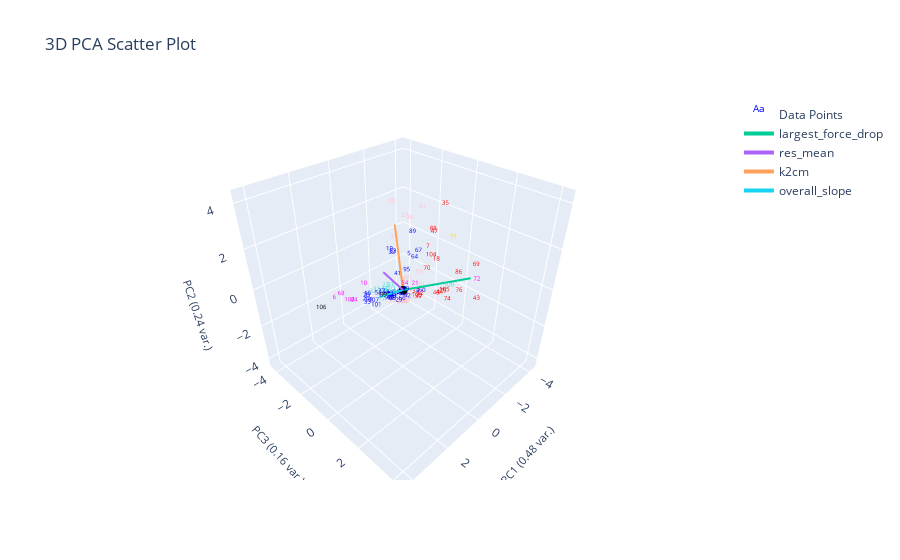

Notebook source saved alongside this figure:
### Markdown cell above
# Radius Neighbors Classifier
- Within radius r, assing query point to highest frequency label
- Good for when data isn't uniformly distributed (clusters have different densities)

### Code cell
from sklearn.neighbors import RadiusNeighborsClassifier


X = plotting.extract_numerical_features(marions_labeled_data).values.tolist()
y = marions_labeled_data[f'{ylabel_name}_nums'].values.tolist()
rn = RadiusNeighborsClassifier(radius=1.5, outlier_label=-1)
rn.fit(X,y)
rn_predictions = pd.Series(rn.predict(clustering_features.values))

rn_actual = marions_labeled_data[f'{ylabel_name}_nums']
rn_changed_ylabel_idxs = find_changed_ylabel_data(rn_predictions, rn_actual)
rn_corrected_predictions = correct_pseudo_ylabels_to_actual(rn_predictions, rn_actual, rn_changed_ylabel_idxs)

plotting.plot_cluster_subplots(rn_corrected_predictions, curve_data, 
                                  clustering_method="Nearest Centroid", 
                                  cluster_category_names=cluster_num_to_ylabel,
                                  bold_idxs=rn_actual.index
                                  )
plotting.plot_cluster_subplots(rn_predictions, curve_data,
                                  clustering_method="Nearest Centroid", 
                                  cluster_category_names=cluster_num_to_ylabel,
                                  pseudo_corrections=rn_corrected_predictions,
                                  bold_idxs=rn_actual.index
                                  )
plotting.plot_pca(clustering_features, rn_predictions, 3, 
                  graph_title=f'',
                  ylabel_name=ylabel_name,)

### Figure 1 — Plotly figure (JSON) as saved in the notebook; plotly's stock layout.template omitted (floating-point values rounded to 4 significant figures)
{"data": [{"mode": "text", "name": "Data Points", "text": ["0", "1", "2", "3", "4", "5", "6", "7", "8", "9", "10", "11", "12", "13", "14", "15", "16", "17", "18", "19", "20", "21", "22", "23", "24", "25", "26", "27", "28", "29", "30", "31", "32", "33", "34", "35", "36", "37", "38", "39", "40", "41", "42", "43", "44", "45", "46", "47", "48", "49", "50", "51", "52", "53", "54", "55", "56", "57", "58", "59", "60", "61", "62", "63", "64", "65", "66", "67", "68", "69", "70", "71", "72", "73", "74", "75", "76", "77", "78", "79", "80", "81", "82", "83", "84", "85", "86", "87", "88", "89", "90", "91", "92", "93", "94", "95", "96", "97", "98", "99", "100", "101", "102", "103", "104", "105", "106", "107", "108", "109"], "textfont": {"color": ["blue", "turquoise", "blue", "pink", "blue", "blue", "magenta", "red", "blue", "pink", "magenta", "turquoise", "red", "pink", "pink", "blue", "turquoise", "turquoise", "red", "blue", "pink", "magenta", "turquoise", "turquoise", "pink", "red", "blue", "pink", "blue", "blue", "pink", "blue", "blue", "blue", "magenta", "red", "pink", "red", "pink", "pink", "blue", "blue", "blue", "red", "red", "blue", "blue", "red", "red", "blue", "turquoise", "turquoise", "blue", "blue", "pink", "pink", "blue", "pink", "blue", "blue", "blue", "pink", "blue", "blue", "blue", "pink", "blue", "blue", "magenta", "red", "red", "gold", "magenta", "blue", "red", "blue", "red", "blue", "pink", "pink", "red", "blue", "turquoise", "blue", "magenta", "pink", "red", "pink", "red", "blue", "pink", "blue", "blue", "blue", "turquoise", "blue", "pink", "pink", "blue", "black", "turquoise", "blue", "magenta", "turquoise", "red", "red", "black", "blue", "pink", "red"], "size": 6}, "type": "scatter3d", "x": [0.2724, 0.9657, 2.151, -1.092, -0.09825, -1.205, 3.837, -1.617, 0.3857, -0.1995, 2.118, 1.394, -0.3531, -0.4584, -0.3812, 1.843, 0.9949, 1.031, -1.23, -0.9306, -0.379, 0.8201, 1.495, 1.217, -0.715, -0.7467, 0.1732, -1.755, 0.07828, -0.1098, -1.631, 1.893, -0.4801, 1.959, 0.868, -2.693, -1.701, -0.1578, -1.003, 0.3469, 0.3751, -0.5661, -0.04041, -2.177, -1.048, 0.2981, 0.9034, -1.713, -1.503, 0.4283, 1.071, 1.073, 1.139, -0.6822, 0.2884, -1.302, -0.1286, -0.8754, 0.4266, 0.6579, -0.3264, -1.907, 0.8637, 0.2993, -0.688, -0.7959, 0.4081, -1.368, 3.465, -2.794, -1.045, -2.601, -1.318, 0.5124, -1.658, 1.961, -1.628, 1.19, -0.8534, -0.5469, -1.181, 0.5178, 0.6062, 0.4918, 2.717, -0.4481, -1.962, -0.9043, -1.903, -0.9901, -1.024, 0.9464, 0.6201, 1.083, 0.5148, -0.9881, -0.591, -0.9997, 1.814, 1.944, -0.5809, 1.402, 3.011, 1.088, -1.389, -0.9806, 4.525, 1.5, -0.441, -1.096], "y": [-0.3622, -0.03323, -0.01699, -1.818, 0.7569, -0.836, 0.3794, -0.0899, -0.0337, -0.4767, -0.04092, -0.1383, 0.6919, -0.2037, -0.5417, -0.1599, -0.1002, -0.2455, 0.7596, -1.795, 0.2101, 1.449, -0.2494, 0.2244, -0.6097, 1.601, 0.1326, -1.661, 0.1683, -0.3762, -2.356, -0.1699, -1.171, -0.08115, 0.9678, -0.1283, -1.3, 0.5999, -0.6226, -0.3122, -0.4109, -0.9508, 0.2151, 2.33, 1.172, 0.1025, -0.1345, 0.1513, 0.6131, 0.5835, 0.09347, 0.3392, -0.3196, -1.316, -0.3602, -0.2612, -0.1855, -0.675, 0.0311, -0.3011, 0.8182, -0.7611, -0.09489, -0.3482, 0.005283, -0.472, -0.1953, -0.4099, 0.2912, 1.71, 0.4061, 0.4653, 2.824, -0.2819, 1.148, -0.1245, 1.772, -0.06439, -0.7131, -0.5019, -0.1881, -0.2866, -0.08085, -0.1145, 0.05054, -0.2662, 1.424, -0.74, -0.07593, -0.4265, 0.07568, -0.3693, -0.3162, 0.3396, 0.09, -0.7564, -0.4926, -0.6175, -0.129, 0.8885, 2.027, -0.2053, 0.1593, 0.3638, 0.3229, 1.49, 0.5372, -0.2111, -0.5086, -0.1858], "z": [-0.8926, 0.08121, 0.2618, 1.091, -0.09539, 0.5483, 1.45, 1.076, -0.4106, -1.457, 0.9904, 0.2912, -0.3857, -1.28, -1.507, 0.2925, 0.0499, -0.4852, 0.9726, 0.506, -0.8596, 1.091, 0.1769, 0.5868, -1.434, 0.004889, -0.4171, 1.957, -0.4679, -1.207, 2.442, 0.198, 0.791, -0.031, 0.8729, 2.74, 1.986, -0.2319, -1.202, -0.9681, -0.8084, -0.2683, -0.6162, -0.7719, -0.4495, -0.3438, -0.09578, 1.862, -1.021, 0.1769, 0.2433, 0.5816, -0.1213, 0.6943, -0.9482, -0.2013, -1.032, -1.694, -0.2924, -0.4162, -0.1705, 2.644, -0.2445, -0.8749, 0.9789, -0.3686, -0.6079, 0.8265, 1.383, 0.4179, 0.4274, 1.365, 0.9127, -0.6651, -1.154, 0.2894, -0.3415, 0.112, -1.329, -1.606, -1.464, -0.544, -0.2398, -0.4321, 0.5534, -1.387, 0.2739, -0.6486, 1.839, 1.919, -0.617, -0.3431, -0.6581, 0.1691, -0.1526, -0.1694, -1.624, -1.259, -0.0188, 0.834, 0.5973, -0.5549, 0.7853, 0.4339, 0.9165, -0.1198, 1.469, -0.2616, -1.538, -1.359]}, {"marker": {"color": "black", "size": 3}, "mode": "markers", "name": "Origin", "showlegend": false, "type": "scatter3d", "x": [0], "y": [0], "z": [0]}, {"line": {"width": 4}, "mode": "lines+text", "name": "largest_force_drop", "textposition": "top center", "type": "scatter3d", "x": [0, -1.496], "y": [0, 2.371], "z": [0, 1.019]}, {"line": {"width": 4}, "mode": "lines+text", "name": "res_mean", "textposition": "top center", "type": "scatter3d", "x": [0, 1.481], "y": [0, 0.4185], "z": [0, 1.783]}, {"line": {"width": 4}, "mode": "lines+text", "name": "k2cm", "textposition": "top center", "type": "scatter3d", "x": [0, -1.215], "y": [0, -1.726], "z": [0, 2.044]}, {"line": {"width": 4}, "mode": "lines+text", "name": "overall_slope", "textposition": "top center", "type": "scatter3d", "x": [0, 1.759], "y": [0, 0.4712], "z": [0, 0.7771]}], "layout": {"autosize": true, "scene": {"aspectmode": "cube", "xaxis": {"range": [-4.525, 4.525], "title": {"font": {"size": 11}, "text": "PC1 (0.48 var.)"}}, "yaxis": {"range": [-4.525, 4.525], "title": {"font": {"size": 11}, "text": "PC3 (0.16 var.)"}}, "zaxis": {"range": [-4.525, 4.525], "title": {"font": {"size": 11}, "text": "PC2 (0.24 var.)"}}}, "title": {"text": "3D PCA Scatter Plot"}}}
